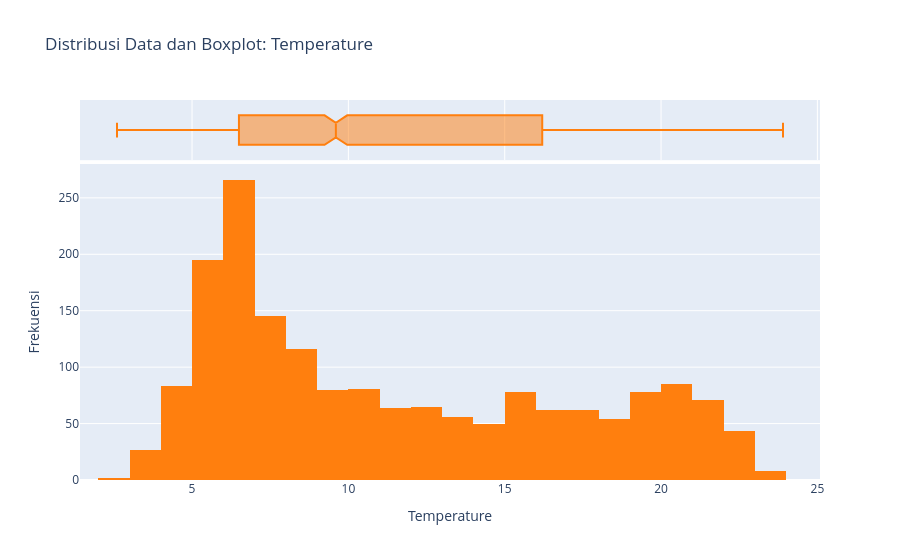

The notebook cell saved with this chart:
### Markdown cell above
#### Temperature

### Code cell
fig_temp = px.histogram(
    df, 
    x="Temperature", 
    marginal="box", 
    title="Distribusi Data dan Boxplot: Temperature",
    color_discrete_sequence=['#ff7f0e']
)
fig_temp.update_layout(yaxis_title="Frekuensi")
fig_temp.show()

### Figure 1 — Plotly figure (JSON) as saved in the notebook; plotly's stock layout.template omitted (floating-point values rounded to 4 significant figures; data arrays with more than 128 entries replaced by an {"elided": "..."} marker saying what was removed)
{"data": [{"alignmentgroup": "True", "bingroup": "x", "hovertemplate": "Temperature=%{x}<br>count=%{y}<extra></extra>", "legendgroup": "", "marker": {"color": "#ff7f0e", "pattern": {"shape": ""}}, "name": "", "offsetgroup": "", "orientation": "v", "showlegend": false, "type": "histogram", "x": {"elided": "1773 float values"}, "xaxis": "x", "yaxis": "y"}, {"alignmentgroup": "True", "hovertemplate": "Temperature=%{x}<extra></extra>", "legendgroup": "", "marker": {"color": "#ff7f0e"}, "name": "", "notched": true, "offsetgroup": "", "showlegend": false, "type": "box", "x": {"elided": "1773 float values"}, "xaxis": "x2", "yaxis": "y2"}], "layout": {"barmode": "relative", "legend": {"tracegroupgap": 0}, "title": {"text": "Distribusi Data dan Boxplot: Temperature"}, "xaxis": {"anchor": "y", "domain": [0, 1], "title": {"text": "Temperature"}}, "xaxis2": {"anchor": "y2", "domain": [0, 1], "matches": "x", "showgrid": true, "showticklabels": false}, "yaxis": {"anchor": "x", "domain": [0, 0.8316], "title": {"text": "Frekuensi"}}, "yaxis2": {"anchor": "x2", "domain": [0.8416, 1], "matches": "y2", "showgrid": false, "showline": false, "showticklabels": false, "ticks": ""}}}
